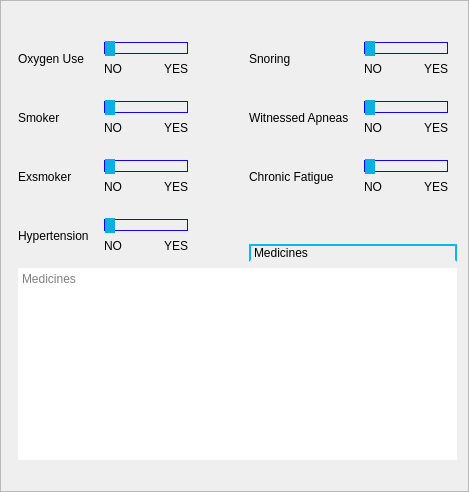
               <widget class="QFrame" name="historyFrame">
                <property name="styleSheet">
                 <string notr="true">QFrame {
	border-width: 2px;
}

QLabel {
	border-color: none;
}</string>
                </property>
                <property name="frameShape">
                 <enum>QFrame::StyledPanel</enum>
                </property>
                <property name="frameShadow">
                 <enum>QFrame::Raised</enum>
                </property>
                <layout class="QVBoxLayout" name="verticalLayout_68">
                 <item>
                  <layout class="QGridLayout" name="gridLayout_52">
                   <item row="2" column="1">
                    <widget class="QLabel" name="smokerLabel">
                     <property name="text">
                      <string>Smoker</string>
                     </property>
                    </widget>
                   </item>
                   <item row="0" column="4">
                    <spacer name="horizontalSpacer_126">
                     <property name="orientation">
                      <enum>Qt::Horizontal</enum>
                     </property>
                     <property name="sizeHint" stdset="0">
                      <size>
                       <width>40</width>
                       <height>20</height>
                      </size>
                     </property>
                    </spacer>
                   </item>
                   <item row="4" column="1">
                    <widget class="QLabel" name="hypertensionLabel">
                     <property name="text">
                      <string>Hypertension</string>
                     </property>
                    </widget>
                   </item>
                   <item row="4" column="2">
                    <widget class="QFrame" name="hypertensionFrame">
                     <property name="styleSheet">
                      <string notr="true">QFrame {
	border: none;
}
QSlider::groove:horizontal {
    border: 1px solid;
	border-color: rgb(17, 0, 255);
    height: 10px;
    margin: 0px;
}

QSlider::handle:horizontal {
    background-color: rgb(11, 175, 225);
    border: 1px solid;
	border-color: rgb(11, 175, 225);
    height: px;
    width: 8px;
	margin: -15px 0px;
}</string>
                     </property>
                     <property name="frameShape">
                      <enum>QFrame::StyledPanel</enum>
                     </property>
                     <property name="frameShadow">
                      <enum>QFrame::Raised</enum>
                     </property>
                     <layout class="QVBoxLayout" name="verticalLayout_72">
                      <item>
                       <layout class="QGridLayout" name="gridLayout_56">
                        <item row="0" column="0" colspan="2">
                         <widget class="QSlider" name="hypertensionHorizontalSlider">
                          <property name="maximum">
                           <number>1</number>
                          </property>
                          <property name="pageStep">
                           <number>1</number>
                          </property>
                          <property name="orientation">
                           <enum>Qt::Horizontal</enum>
                          </property>
                         </widget>
                        </item>
                        <item row="1" column="1" alignment="Qt::AlignRight">
                         <widget class="QLabel" name="hypertensionYesLabel">
                          <property name="text">
                           <string>YES</string>
                          </property>
                         </widget>
                        </item>
                        <item row="1" column="0">
                         <widget class="QLabel" name="hypertensionNoLabel">
                          <property name="text">
                           <string>NO</string>
                          </property>
                         </widget>
                        </item>
                       </layout>
                      </item>
                     </layout>
                    </widget>
                   </item>
                   <item row="3" column="2">
                    <widget class="QFrame" name="exsomkerFrame">
                     <property name="styleSheet">
                      <string notr="true">QFrame {
	border: none;
}
QSlider::groove:horizontal {
    border: 1px solid;
	border-color: rgb(17, 0, 255);
    height: 10px;
    margin: 0px;
}

QSlider::handle:horizontal {
    background-color: rgb(11, 175, 225);
    border: 1px solid;
	border-color: rgb(11, 175, 225);
    height: px;
    width: 8px;
	margin: -15px 0px;
}</string>
                     </property>
                     <property name="frameShape">
                      <enum>QFrame::StyledPanel</enum>
                     </property>
                     <property name="frameShadow">
                      <enum>QFrame::Raised</enum>
                     </property>
                     <layout class="QVBoxLayout" name="verticalLayout_71">
                      <item>
                       <layout class="QGridLayout" name="gridLayout_55">
                        <item row="0" column="0" colspan="2">
                         <widget class="QSlider" name="exsomkerHorizontalSlider">
                          <property name="maximum">
                           <number>1</number>
                          </property>
                          <property name="pageStep">
                           <number>1</number>
                          </property>
                          <property name="orientation">
                           <enum>Qt::Horizontal</enum>
                          </property>
                         </widget>
                        </item>
                        <item row="1" column="1" alignment="Qt::AlignRight">
                         <widget class="QLabel" name="exsomkerYesLabel">
                          <property name="text">
                           <string>YES</string>
                          </property>
                         </widget>
                        </item>
                        <item row="1" column="0">
                         <widget class="QLabel" name="exsomkerNoLabel">
                          <property name="text">
                           <string>NO</string>
                          </property>
                         </widget>
                        </item>
                       </layout>
                      </item>
                     </layout>
                    </widget>
                   </item>
                   <item row="1" column="1">
                    <widget class="QLabel" name="oxigenUseLabel">
                     <property name="text">
                      <string>Oxygen Use</string>
                     </property>
                    </widget>
                   </item>
                   <item row="0" column="5">
                    <spacer name="horizontalSpacer_127">
                     <property name="orientation">
                      <enum>Qt::Horizontal</enum>
                     </property>
                     <property name="sizeHint" stdset="0">
                      <size>
                       <width>40</width>
                       <height>20</height>
                      </size>
                     </property>
                    </spacer>
                   </item>
                   <item row="2" column="2">
                    <widget class="QFrame" name="smokerFrame">
                     <property name="styleSheet">
                      <string notr="true">QFrame {
	border: none;
}
QSlider::groove:horizontal {
    border: 1px solid;
	border-color: rgb(17, 0, 255);
    height: 10px;
    margin: 0px;
}

QSlider::handle:horizontal {
    background-color: rgb(11, 175, 225);
    border: 1px solid;
	border-color: rgb(11, 175, 225);
    height: px;
    width: 8px;
	margin: -15px 0px;
}</string>
                     </property>
                     <property name="frameShape">
                      <enum>QFrame::StyledPanel</enum>
                     </property>
                     <property name="frameShadow">
                      <enum>QFrame::Raised</enum>
                     </property>
                     <layout class="QVBoxLayout" name="verticalLayout_70">
                      <item>
                       <layout class="QGridLayout" name="gridLayout_54">
                        <item row="0" column="0" colspan="2">
                         <widget class="QSlider" name="smokerHorizontalSlider">
                          <property name="maximum">
                           <number>1</number>
                          </property>
                          <property name="pageStep">
                           <number>1</number>
                          </property>
                          <property name="orientation">
                           <enum>Qt::Horizontal</enum>
                          </property>
                         </widget>
                        </item>
                        <item row="1" column="1" alignment="Qt::AlignRight">
                         <widget class="QLabel" name="smokerYesLabel">
                          <property name="text">
                           <string>YES</string>
                          </property>
                         </widget>
                        </item>
                        <item row="1" column="0">
                         <widget class="QLabel" name="smokerNoLabel">
                          <property name="text">
                           <string>NO</string>
                          </property>
                         </widget>
                        </item>
                       </layout>
                      </item>
                     </layout>
                    </widget>
                   </item>
                   <item row="0" column="1">
                    <spacer name="horizontalSpacer_128">
                     <property name="orientation">
                      <enum>Qt::Horizontal</enum>
                     </property>
                     <property name="sizeHint" stdset="0">
                      <size>
                       <width>40</width>
                       <height>20</height>
                      </size>
                     </property>
                    </spacer>
                   </item>
                   <item row="3" column="1">
                    <widget class="QLabel" name="exsomkerLabel">
                     <property name="text">
                      <string>Exsmoker</string>
                     </property>
                    </widget>
                   </item>
                   <item row="1" column="2">
                    <widget class="QFrame" name="oxigenUseFrame">
                     <property name="styleSheet">
                      <string notr="true">QFrame {
	border: none;
}
QSlider::groove:horizontal {
    border: 1px solid;
	border-color: rgb(17, 0, 255);
    height: 10px;
    margin: 0px;
}

QSlider::handle:horizontal {
    background-color: rgb(11, 175, 225);
    border: 1px solid;
	border-color: rgb(11, 175, 225);
    height: px;
    width: 8px;
	margin: -15px 0px;
}</string>
                     </property>
                     <property name="frameShape">
                      <enum>QFrame::StyledPanel</enum>
                     </property>
                     <property name="frameShadow">
                      <enum>QFrame::Raised</enum>
                     </property>
                     <layout class="QVBoxLayout" name="verticalLayout_69">
                      <item>
                       <layout class="QGridLayout" name="gridLayout_53">
                        <item row="0" column="0" colspan="2">
                         <widget class="QSlider" name="oxigenUseHorizontalSlider">
                          <property name="maximum">
                           <number>1</number>
                          </property>
                          <property name="pageStep">
                           <number>1</number>
                          </property>
                          <property name="orientation">
                           <enum>Qt::Horizontal</enum>
                          </property>
                         </widget>
                        </item>
                        <item row="1" column="0">
                         <widget class="QLabel" name="oxigenUseNoLabel">
                          <property name="text">
                           <string>NO</string>
                          </property>
                         </widget>
                        </item>
                        <item row="1" column="1" alignment="Qt::AlignRight">
                         <widget class="QLabel" name="oxigenUseYesLabel">
                          <property name="text">
                           <string>YES</string>
                          </property>
                         </widget>
                        </item>
                       </layout>
                      </item>
                     </layout>
                    </widget>
                   </item>
                   <item row="0" column="3">
                    <spacer name="horizontalSpacer_130">
                     <property name="orientation">
                      <enum>Qt::Horizontal</enum>
                     </property>
                     <property name="sizeHint" stdset="0">
                      <size>
                       <width>40</width>
                       <height>20</height>
                      </size>
                     </property>
                    </spacer>
                   </item>
                   <item row="6" column="0" colspan="6">
                    <spacer name="horizontalSpacer_129">
                     <property name="orientation">
                      <enum>Qt::Horizontal</enum>
                     </property>
                     <property name="sizeHint" stdset="0">
                      <size>
                       <width>40</width>
                       <height>20</height>
                      </size>
                     </property>
                    </spacer>
                   </item>
                   <item row="0" column="2">
                    <spacer name="horizontalSpacer_125">
                     <property name="orientation">
                      <enum>Qt::Horizontal</enum>
                     </property>
                     <property name="sizeHint" stdset="0">
                      <size>
                       <width>40</width>
                       <height>20</height>
                      </size>
                     </property>
                    </spacer>
                   </item>
                   <item row="1" column="4">
                    <widget class="QLabel" name="snoringLabel">
                     <property name="text">
                      <string>Snoring</string>
                     </property>
                    </widget>
                   </item>
                   <item row="1" column="5">
                    <widget class="QFrame" name="snoringFrame">
                     <property name="styleSheet">
                      <string notr="true">QFrame {
	border: none;
}
QSlider::groove:horizontal {
    border: 1px solid;
	border-color: rgb(17, 0, 255);
    height: 10px;
    margin: 0px;
}

QSlider::handle:horizontal {
    background-color: rgb(11, 175, 225);
    border: 1px solid;
	border-color: rgb(11, 175, 225);
    height: px;
    width: 8px;
	margin: -15px 0px;
}</string>
                     </property>
                     <property name="frameShape">
                      <enum>QFrame::StyledPanel</enum>
                     </property>
                     <property name="frameShadow">
                      <enum>QFrame::Raised</enum>
                     </property>
                     <layout class="QVBoxLayout" name="verticalLayout_73">
                      <item>
                       <layout class="QGridLayout" name="gridLayout_57">
                        <item row="0" column="0" colspan="2">
                         <widget class="QSlider" name="snoringHorizontalSlider">
                          <property name="maximum">
                           <number>1</number>
                          </property>
                          <property name="pageStep">
                           <number>1</number>
                          </property>
                          <property name="orientation">
                           <enum>Qt::Horizontal</enum>
                          </property>
                         </widget>
                        </item>
                        <item row="1" column="1" alignment="Qt::AlignRight">
                         <widget class="QLabel" name="snoringYesLabel">
                          <property name="text">
                           <string>YES</string>
                          </property>
                         </widget>
                        </item>
                        <item row="1" column="0">
                         <widget class="QLabel" name="snoringNoLabel">
                          <property name="text">
                           <string>NO</string>
                          </property>
                         </widget>
                        </item>
                       </layout>
                      </item>
                     </layout>
                    </widget>
                   </item>
                   <item row="2" column="4">
                    <widget class="QLabel" name="witnessedApneasLabel">
                     <property name="text">
                      <string>Witnessed Apneas</string>
                     </property>
                    </widget>
                   </item>
                   <item row="2" column="5">
                    <widget class="QFrame" name="witnessedApneasFrame">
                     <property name="styleSheet">
                      <string notr="true">QFrame {
	border: none;
}
QSlider::groove:horizontal {
    border: 1px solid;
	border-color: rgb(17, 0, 255);
    height: 10px;
    margin: 0px;
}

QSlider::handle:horizontal {
    background-color: rgb(11, 175, 225);
    border: 1px solid;
	border-color: rgb(11, 175, 225);
    height: px;
    width: 8px;
	margin: -15px 0px;
}</string>
                     </property>
                     <property name="frameShape">
                      <enum>QFrame::StyledPanel</enum>
                     </property>
                     <property name="frameShadow">
                      <enum>QFrame::Raised</enum>
                     </property>
                     <layout class="QVBoxLayout" name="verticalLayout_74">
                      <item>
                       <layout class="QGridLayout" name="gridLayout_58">
                        <item row="0" column="0" colspan="2">
                         <widget class="QSlider" name="witnessedApneasHorizontalSlider">
                          <property name="maximum">
                           <number>1</number>
                          </property>
                          <property name="pageStep">
                           <number>1</number>
                          </property>
                          <property name="orientation">
                           <enum>Qt::Horizontal</enum>
                          </property>
                         </widget>
                        </item>
                        <item row="1" column="1" alignment="Qt::AlignRight">
                         <widget class="QLabel" name="witnessedApneasYesLabel">
                          <property name="text">
                           <string>YES</string>
                          </property>
                         </widget>
                        </item>
                        <item row="1" column="0">
                         <widget class="QLabel" name="witnessedApneasNoLabel">
                          <property name="text">
                           <string>NO</string>
                          </property>
                         </widget>
                        </item>
                       </layout>
                      </item>
                     </layout>
                    </widget>
                   </item>
                   <item row="3" column="4">
                    <widget class="QLabel" name="chronicFatigueLabel">
                     <property name="text">
                      <string>Chronic Fatigue</string>
                     </property>
                    </widget>
                   </item>
                   <item row="3" column="5">
                    <widget class="QFrame" name="chronicFatigueFrame">
                     <property name="styleSheet">
                      <string notr="true">QFrame {
	border: none;
}
QSlider::groove:horizontal {
    border: 1px solid;
	border-color: rgb(17, 0, 255);
    height: 10px;
    margin: 0px;
}

QSlider::handle:horizontal {
    background-color: rgb(11, 175, 225);
    border: 1px solid;
	border-color: rgb(11, 175, 225);
    height: px;
    width: 8px;
	margin: -15px 0px;
}</string>
                     </property>
                     <property name="frameShape">
                      <enum>QFrame::StyledPanel</enum>
                     </property>
                     <property name="frameShadow">
                      <enum>QFrame::Raised</enum>
                     </property>
                     <layout class="QVBoxLayout" name="verticalLayout_75">
                      <item>
                       <layout class="QGridLayout" name="gridLayout_59">
                        <item row="0" column="0" colspan="2">
                         <widget class="QSlider" name="chronicFatigueHorizontalSlider">
                          <property name="maximum">
                           <number>1</number>
                          </property>
                          <property name="pageStep">
                           <number>1</number>
                          </property>
                          <property name="orientation">
                           <enum>Qt::Horizontal</enum>
                          </property>
                         </widget>
                        </item>
                        <item row="1" column="1" alignment="Qt::AlignRight">
                         <widget class="QLabel" name="chronicFatigueYesLabel">
                          <property name="text">
                           <string>YES</string>
                          </property>
                         </widget>
                        </item>
                        <item row="1" column="0">
                         <widget class="QLabel" name="chronicFatigueNoLabel">
                          <property name="text">
                           <string>NO</string>
                          </property>
                         </widget>
                        </item>
                       </layout>
                      </item>
                     </layout>
                    </widget>
                   </item>
                   <item row="5" column="1" colspan="5">
                    <widget class="QTextEdit" name="medicinesTextEdit">
                     <property name="styleSheet">
                      <string notr="true">QFrame{
	border-radius: 0px;
}</string>
                     </property>
                     <property name="placeholderText">
                      <string>Medicines</string>
                     </property>
                    </widget>
                   </item>
                   <item row="4" column="4" colspan="2" alignment="Qt::AlignBottom">
                    <widget class="QLabel" name="medicinesLabel">
                     <property name="styleSheet">
                      <string notr="true">QLabel {
	border-width: 2px;
	border-style: solid;
	border-color: rgb(13, 182, 243);
	border-bottom-color: none;
}</string>
                     </property>
                     <property name="text">
                      <string>Medicines</string>
                     </property>
                    </widget>
                   </item>
                  </layout>
                 </item>
                </layout>
               </widget>
